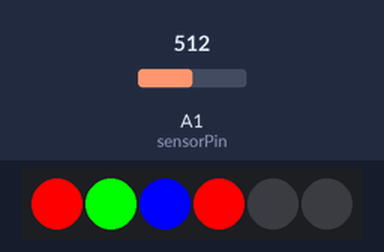
This sketch was run on a simulated Arduino Uno, built with avr-gcc and run on an emulated ATmega328P. Parts: 6 RGB LEDs in strip order, left to right. The test bench sets the inputs (shaded band); at power-on: A1 (sensorPin) = 512.

Above: at 1.2 s.
1.3 s: A1 (sensorPin) set to 670
2.8 s: A1 (sensorPin) set to 700
At 3.14 s:
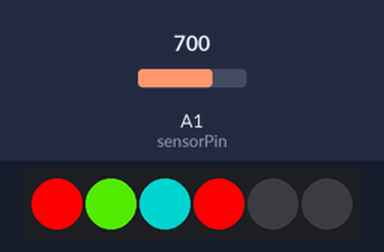
At 4.4 s:
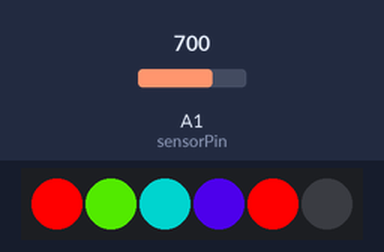
4.7 s: A1 (sensorPin) set to 837
6.2 s: A1 (sensorPin) set to 865
At 7.6 s:
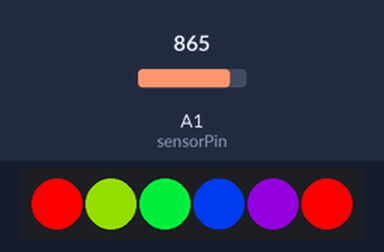
8.1 s: A1 (sensorPin) set to 1004
9.6 s: A1 (sensorPin) set to 1023
At 11.2 s:
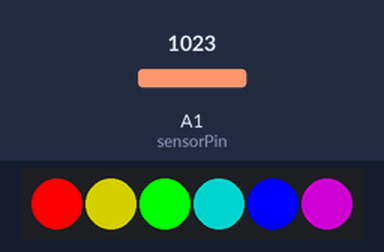
Timing chart, 0 to 12.4 s (numbered marks = the images above; inputs shaded):
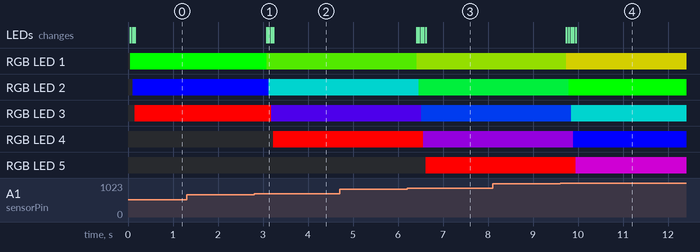

Measured:
- the behaviour switches between 681 and 682 on A1 (sensorPin) (found by bisection; images 0 and 1)
- the behaviour switches between 852 and 853 on A1 (sensorPin) (found by bisection; images 2 and 3)
- the behaviour switches between 1022 and 1023 on A1 (sensorPin) (found by bisection; images 3 and 4)
- after the input at 1.3 s, every drawn part: stays the same
- after the input at 2.8 s, RGB LED 1: RGB(0, 255, 0) → RGB(66, 189, 0) after 0.28 s; RGB LED 2: RGB(0, 0, 255) → RGB(0, 129, 126) after 0.33 s; RGB LED 3: RGB(255, 0, 0) → RGB(63, 0, 192) after 0.38 s; RGB LED 4: off → RGB(255, 0, 0) after 0.43 s; the LEDs: first change after 0.28 s (image 1 shows a later state)
- after the input at 4.7 s, every drawn part: stays the same
- after the input at 6.2 s, RGB LED 1: RGB(66, 189, 0) → RGB(102, 153, 0) after 0.21 s; RGB LED 2: RGB(0, 129, 126) → RGB(0, 204, 51) after 0.26 s
- after the input at 8.1 s, every drawn part: stays the same
- after the input at 9.6 s, RGB LED 1: RGB(102, 153, 0) → RGB(129, 126, 0) after 0.14 s; RGB LED 2: RGB(0, 204, 51) → RGB(0, 255, 0) after 0.19 s

The sketch:

rainbow-bargraph.ino
```cpp
#include <Adafruit_NeoPixel.h>
#include <avr/power.h>

#define PIN 1 // <------ This Parameter refers to the DIN pin where the neopixel strip is connected

// This line below provides some useful
//information about your Neopixel strip:
//How many pixels, which pin is connected, etc.
Adafruit_NeoPixel strip = Adafruit_NeoPixel(6, PIN, NEO_GRB + NEO_KHZ800);

int sensorPin = A1;    // select the input pin for the analog sensor ("S" on your sensor module). Che
int sensorValue = 0;  // variable to store the value coming from the sensor

void setup() {

  strip.begin(); //these 2 commands will initialise your Neopixel strip
  strip.show();

}

void loop() {
  // read the value from the sensor:
  sensorValue = analogRead(sensorPin);
  int pixelsLevel = map(sensorValue, 0, 1023, 0, strip.numPixels());

  for (int currentLed = 0; currentLed < strip.numPixels(); currentLed++) {
//the lines embedded into the if/else statement control the color of the bargraph (in this case rainbow)
    if (pixelsLevel >= currentLed) {
      byte myColour = map(currentLed, 0, pixelsLevel, 0, 255);
      strip.setPixelColor(currentLed, Wheel(myColour));
    }
    else {
      strip.setPixelColor(currentLed, 0, 0, 0);
    }

    strip.show();
    delay(50);


  }
}

uint32_t Wheel(byte WheelPos) {
  WheelPos = 255 - WheelPos;
  if (WheelPos < 85) {
    return strip.Color(255 - WheelPos * 3, 0, WheelPos * 3);
  } else if (WheelPos < 170) {
    WheelPos -= 85;
    return strip.Color(0, WheelPos * 3, 255 - WheelPos * 3);
  } else {
    WheelPos -= 170;
    return strip.Color(WheelPos * 3, 255 - WheelPos * 3, 0);
  }
}
```
